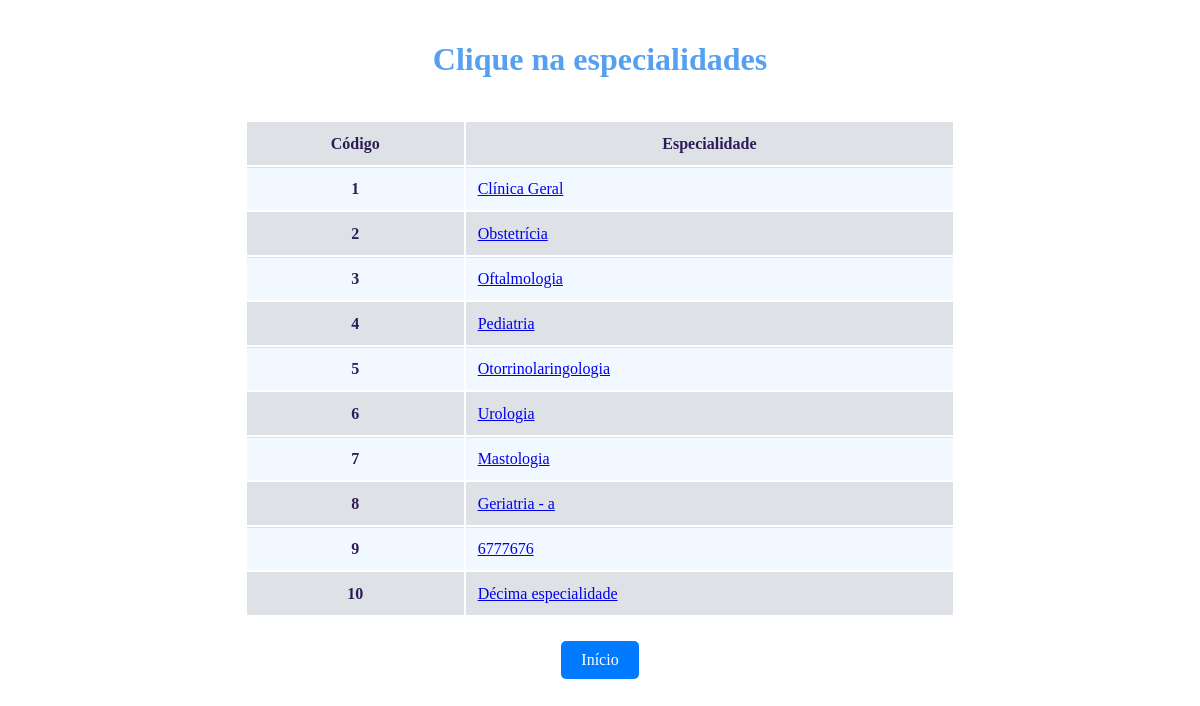
The app's page /especialidades with its own data.
### medbusca/models.py (models this page shows, shortened)
class Especialidade_m(db.Model):
    __tablename__ = 'especialidade_m'
    id_especialidade_m = db.Column(db.Integer, primary_key=True)
    descricao_esp = db.Column(db.String(100), nullable=False)

### medbusca/routes.py (the view)
@app.route('/especialidades', methods=['POST','GET'])
def especialidades():
    especialidades = Especialidade_m.query.all()
    return render_template('especialidades.html', especialidades=especialidades)

### medbusca/templates/especialidades.html (shortened to what this page needs)
<!DOCTYPE html>
<html>
<head>
    <link href="static/esp.css" rel="stylesheet">
</head>
<center>
<body>
    <div class="container">
        <h1 class="titulo">Clique na especialidades</h1>
    </div>
    <div class="container">
        <div class="table-responsive">
            <table class="table table-striped">
                <thead>
                    <tr class="table-primary">
                        <th scope="col">Código</th>
                        <th scope="col">Especialidade</th>
                    </tr>
                </thead>
                <tbody>
                    {% for especialidade in especialidades %}
                        <tr class="table-primary">
                            <th scope="row">{{ especialidade.id_especialidade_m }}</th>
                            <td>
                                <a href="{{ url_for('exibeupas', id_especialidade_m=especialidade.id_especialidade_m) }}">{{ especialidade.descricao_esp }}</a>
                            </td>
                        </tr>
                    {% endfor %}
                </tbody>
            </table>
              <a href="{{ url_for('hero') }}" class="botao-inicio">Início</a>
        </div>
    </div>
</body>
</center>
</html>

### medbusca/static/esp.css (style rules this page uses)
.titulo { color: #55a0f0; text-align: center; padding: 20px 0; }
.table-responsive { overflow-x: auto; }
.table { width: 60%; margin-bottom: 1rem; color: #000; }
.table th, .table td { padding: 0.75rem; vertical-align: top; border-top: 1px solid #dee2e6; }
.table-striped tbody tr:nth-of-type(odd) { background-color: rgba(0,123,255,.05); }
.table-primary { color: #2e1c58; background-color: #dee2e6; }
.botao-inicio { display: inline-block; padding: 10px 20px; margin-top: 8px; color: #fff; background-color: #007bff; border: none; border-radius: 5px; text-decoration: none; font-size: 16px; transition: background-color 0.3s ease-in-out; }

### records on screen
Especialidade_m: id_especialidade_m "1", descricao_esp "Clínica Geral"
Especialidade_m: id_especialidade_m "2", descricao_esp "Obstetrícia"
Especialidade_m: id_especialidade_m "3", descricao_esp "Oftalmologia"
Especialidade_m: id_especialidade_m "4", descricao_esp "Pediatria"
Especialidade_m: id_especialidade_m "5", descricao_esp "Otorrinolaringologia"
Especialidade_m: id_especialidade_m "6", descricao_esp "Urologia"
Especialidade_m: id_especialidade_m "7", descricao_esp "Mastologia"
Especialidade_m: id_especialidade_m "8", descricao_esp "Geriatria - a"
Especialidade_m: id_especialidade_m "9", descricao_esp "6777676"
Especialidade_m: id_especialidade_m "10", descricao_esp "Décima especialidade"
